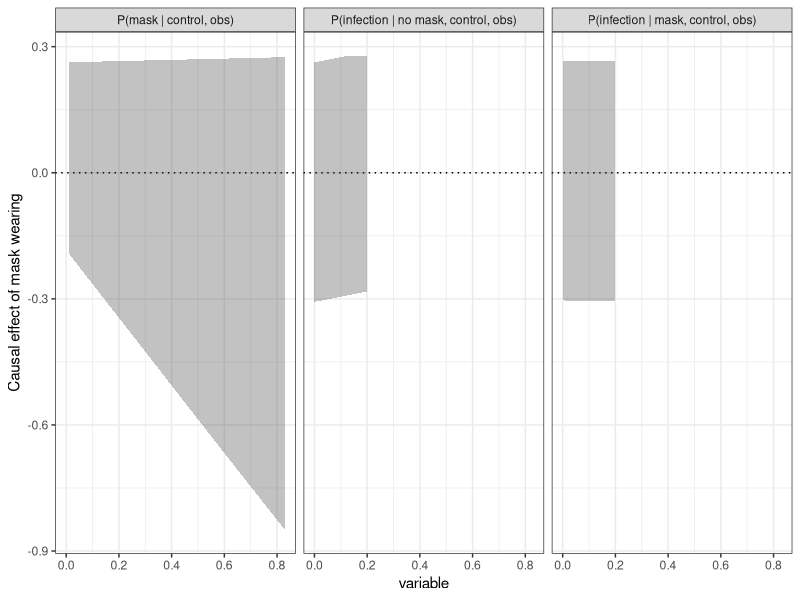

This figure's R source:
## ---- chunk 1
rho.bounds <- function (p01_0 = NULL,
                        p01_1 = NULL,
                        p11_0 = NULL,
                        p11_1 = NULL) {
  data.frame(lower = pmax(p01_0 + p11_1 - 1),
             upper = pmin(-p01_1 - p11_0 + 1))
}


best.worst.rho <- function() {
  c(
    lower = (42 + 0 * 638) / 3030 - (53 + 1 * 524) / 2994,
    upper = (42 + 1 * 638) / 3030 - (53 + 0 * 524) / 2994
  )
}


rho.bounds(
  p01_0 = ((2994 - 524) / 2994) * ((2994 - 524 - 53) / (2994 - 524)),
  p11_0 = ((2994 - 524) / 2994) * (53 / (2994 - 524)),
  p01_1 = ((3030 - 638 - 42) / (3030 - 638)) * ((3030 - 638) / 3030),
  p11_1 = (42 / (3030 - 638)) * ((3030 - 638) / 3030)
)

best.worst.rho()
## ---- chunk 2
mu.bounds <-
  function (p001_0 = NULL,
            p001_1 = NULL,
            p101_0 = NULL,
            p101_1 = NULL,
            p011_0 = NULL,
            p011_1 = NULL,
            p111_0 = NULL,
            p111_1 = NULL) {
    data.frame(
      lower = pmax(
        p001_1 + p111_1 - 1,
        p001_0 + p111_1 - 1,
        p001_1 + p111_0 - 1,
        p001_0 + p111_0 - 1,
        2 * p001_1 + p011_0 + p111_0 + p111_1 - 2,
        2 * p001_0 + p011_1 + p111_0 + p111_1 - 2,
        p001_0 + p001_1 + p101_0 + 2 * p111_1 - 2,
        p001_0 + p001_1 + p101_1 + 2 * p111_0 - 2
      ),
      upper = pmin(
        -p101_0 - p011_0 + 1,
        -p101_1 - p011_0 + 1,
        -p101_0 - p011_1 + 1,
        -p101_1 - p011_1 + 1,
        -p001_0 - p101_0 - p101_1 - 2 * p011_1 + 2,
        -p001_1 - p101_0 - p101_1 - 2 * p011_0 + 2,
        -2 * p101_0 - p011_0 - p011_1 - p111_1 + 2,
        -2 * p101_1 - p011_0 - p011_1 - p111_0 + 2
      )
    )
  }
## ---- chunk 3
beefig <- function(pm.o, pa1, pa0) {
  #
  # im
  pa1.11 <- pa1 # 0.018
  pa1.10 <- pa0 # 0.012
  pa1.00 <- (1 - pa0)
  pa1.01 <- (1 - pa1)
  
  
  # pmio_r
  bpmu <- mu.bounds(
    p001_0 = 0.82 * ((1 - 0.021) - pm.o * pa1.01),
    p001_1 = 0.054,
    p011_0 = 0.82 * ((0.021) - pm.o * pa1.11),
    p011_1 = 0.001,
    p101_0 = 0.82 * ((1 - 0.021) - (1 - pm.o) * pa1.00),
    p101_1 = 0.72,
    p111_0 = 0.82 * ((0.021) - (1 - pm.o) * pa1.10),
    p111_1 = 0.013
  )
  
  c(bpmu$lower, bpmu$upper)
  
}


pmu <- seq(0.01, 0.83, by = .01)
pa1 <- seq(0.0, .2, by = .01)
pa0 <- seq(0.0, .2, by = .01)

mubounds1 <-
  data.frame(rbind(cbind(1, pmu, t(
    sapply(pmu, beefig, .018, .012)
  )),
  cbind(2, pa1, t(
    sapply(pa1, function(x)
      beefig(.15, x, .012))
  )),
  cbind(3, pa0, t(
    sapply(pa0, function(x)
      beefig(.15, .018, x))
  ))))

colnames(mubounds1) <- c("group", "variable", "lower", "upper")
mubounds1$group <-
  factor(
    mubounds1$group,
    levels = 1:3,
    labels = c("P(mask | control, obs)", "P(infection | no mask, control, obs)",
               "P(infection | mask, control, obs)")
  )

## ---- chunk 4
library(ggplot2)
  ggplot(mubounds1, aes(x = variable, ymin = lower, ymax = upper)) +
  geom_hline(yintercept = 0, linetype = 3) +
  geom_ribbon(alpha = .3) + theme_bw() + facet_wrap( ~ group) +
  scale_x_continuous("variable") +
  scale_y_continuous("Causal effect of mask wearing")


